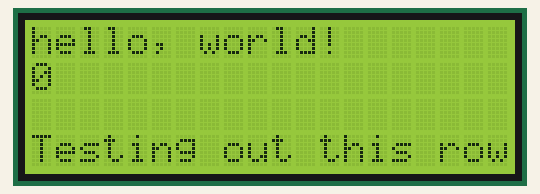
Recording of a sketch running on a simulated Arduino Uno, built with avr-gcc and run on an emulated ATmega328P. Shown: 20×4 character LCD.

Above: at 0.1 s.
At 4.1 s:
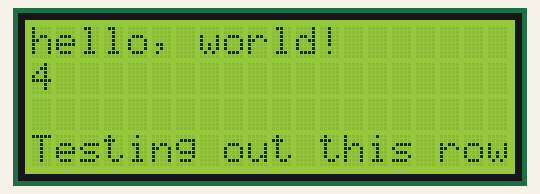
At 11.1 s:
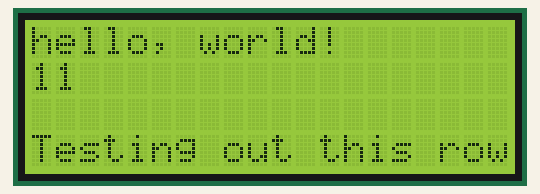
At 15.1 s:
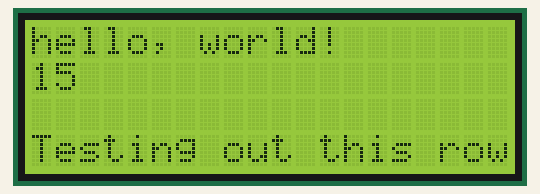
At 20.1 s:
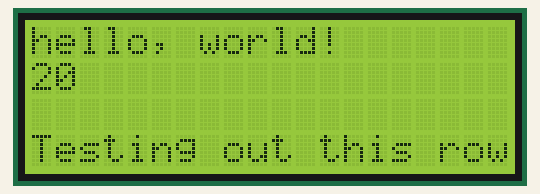
At 39.1 s:
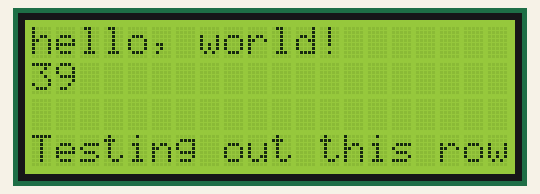

Measured:
- what the display in image 1 shows lasts 1.0 s, from 4.0 s to 5.0 s

The sketch:

lcd-display.ino
```cpp
// Author: Robert Lee
// Email: rlee32@gatech.edu

// This is derived from a tutorial found on the official arduino website:
// http://www.arduino.cc/en/Tutorial/LiquidCrystal

const static int LCD_COLUMNS = 20;
const static int LCD_ROWS = 4;
// Pins to recieve LCD outputs
const static int RS_PIN = 7;
const static int ENABLE_PIN = 6;
const static int D4_PIN = 5;
const static int D5_PIN = 4;
const static int D6_PIN = 3;
const static int D7_PIN = 2;
// LCD VSS and RW_PIN pins go to ground.
// LCD VCC goes to Arduino 5V.

#include <LiquidCrystal.h>

// initialize the library with the numbers of the interface pins
LiquidCrystal lcd(RS_PIN, ENABLE_PIN, D4_PIN, D5_PIN, D6_PIN, D7_PIN);

void setup()
{
  lcd.begin(LCD_COLUMNS, LCD_ROWS);
  lcd.print("hello, world!");
}

void loop()
{
  lcd_print(1, (int) (millis() / 1000) );
  lcd_print(3, "Testing out this row");
}

void lcd_print(int row, const char* literal)
{
  lcd.setCursor(0, row);
  lcd.print(literal);
}
void lcd_print(int row, double number)
{
  lcd.setCursor(0, row);
  lcd.print(number);
}
void lcd_print(int row, int number)
{
  lcd.setCursor(0, row);
  lcd.print(number);
}
```
